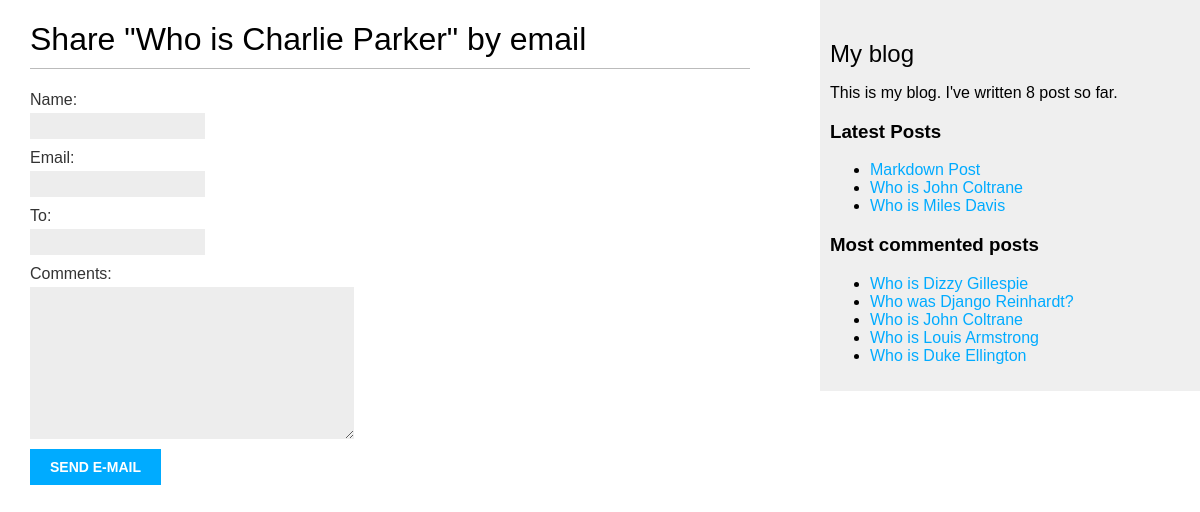
/blog/5/share/, run on the app's committed database.
### blog/models.py (models this page shows, shortened)
class Post(models.Model):
    class Status(models.TextChoices):
        DRAFT = 'DF', 'Draft'
        PUBLISHED = 'PB', 'Published'
    title = models.CharField(max_length=250)
    slug = models.SlugField(max_length=250, unique_for_date='publish')
    author = models.ForeignKey(User, on_delete=models.CASCADE, related_name='blog_posts')
    body = models.TextField()
    publish = models.DateTimeField(default=timezone.now)
    created = models.DateTimeField(auto_now_add=True)
    update = models.DateTimeField(auto_now=True)
    status = models.CharField(max_length=2, choices=Status.choices,
                              default=Status.DRAFT)
    tags = TaggableManager()
    objects = models.Manager()
    published = PublishedManager()
    class Meta:
        ordering = ['-publish']
        indexes = [
            models.Index(fields=['-publish']),
        ]
    def get_absolute_url(self):
        return reverse('blog:post_detail', args=[self.publish.year,
                                                 self.publish.month,
                                                 self.publish.day,
                                                 self.slug])

### blog/views.py (the view)
# urls.py: path('<int:post_id>/share/', views.post_share, name = 'post_share'),
def post_share(request, post_id):
    post = get_object_or_404(Post, id = post_id, status = Post.Status.PUBLISHED)
    sent = False
    if request.method == 'POST':
        form = EmailPostForm(request.POST)
        if form.is_valid():
            cd = form.cleaned_data
            post_url = request.build_absolute_uri(post.get_absolute_url())
            subject = f"{cd['name']} recommends you read '{post.title}'"
            message = f"Read {post.title} at {post_url}\n\n" \
                      f"{cd['name']}\'s comments: {cd['comments']}"
            send_mail(subject, message, 'some@some.com', [cd['to']])
            sent = True
    else:
        form = EmailPostForm()
    return render(request, 'blog/post/share.html', {'post': post, 'form': form,
                                                    'sent': sent})

### blog/forms.py
class EmailPostForm(forms.Form):
    name = forms.CharField(max_length=25)
    email = forms.EmailField()
    to = forms.EmailField()
    comments = forms.CharField(required=False, widget=forms.Textarea)

### blog/models.py (called while the page is built)
    def get_queryset(self):
        return super().get_queryset().filter(status=Post.Status.PUBLISHED)

### blog/templatetags/blog_tags.py (called while the page is built)
@register.simple_tag
def total_posts():
    return Post.published.count()

@register.inclusion_tag('blog/post/latest_posts.html')
def show_latest_posts(count=5):
    latest_posts = Post.published.order_by('-publish')[:count]
    return {'latest_posts': latest_posts}

@register.simple_tag
def get_most_commented_posts(count=5):
    return Post.published.annotate(
        total_comments=Count('comments')
    ).order_by('-total_comments')[:count]

### blog/templates/blog/post/share.html (shortened to what this page needs)
{% extends "blog/base.html" %}
{% block content %}
    {% if sent %}
        <h1>E-mail successfully sent</h1>
        <p>"{{ post.title }}" was successfully send to {{ form.cleaned_data.to }}. </p>
    {% else %}
        <h1>Share "{{ post.title }}" by email </h1>
        <form method="post">
            {{ form.as_p }}
            <input type="submit" value="Send e-mail">
        </form>
    {% endif %}
{% endblock %}

### blog/templates/blog/base.html (shortened to what this page needs)
{% load blog_tags %}
{% load static %}
<!DOCTYPE html>
<html lang="en">
<head>
    <link rel="stylesheet" href="{% static 'css/blog.css' %}">
</head>
<body>
    <div id="content">
        {% block content %}
        {% endblock %}
    </div>
    <div id="sidebar">
        <h2>My blog</h2>
        <p>
            This is my blog.
            I've written {% total_posts %} post so far.
        </p>
        <h3>Latest Posts</h3>
        {% show_latest_posts 3%}
        <h3>Most commented posts</h3>
        {% get_most_commented_posts as most_commented_posts %}
        <ul>
            {% for post in most_commented_posts %}
                <li>
                    <a href="{{ post.get_absolute_url }}">{{ post.title }}</a>
                </li>
            {% endfor %}
        </ul>
    </div>
</body>
</html>

### blog/templates/blog/post/latest_posts.html
<ul>
    {% for post in latest_posts %}
        <li>
            <a href="{{ post.get_absolute_url }}">{{ post.title }}</a>
        </li>
    {% endfor %}
</ul>

### blog/static/css/blog.css (style rules this page uses)
body { margin:0; padding:0; font-family:helvetica, sans-serif; }
a { color:#00abff; text-decoration:none; }
h1 { font-weight:normal; border-bottom:1px solid #bbb; padding:0 0 10px 0; }
h2 { font-weight:normal; margin:30px 0 0; }
#content { float:left; width:60%; padding:0 0 0 30px; }
#sidebar { float:right; width:30%; padding:10px; background:#efefef; height:100%; }
label { float:left; clear:both; color:#333; margin-bottom:4px; }
input, textarea { clear:both; float:left; margin:0 0 10px; background:#ededed; border:0; padding:6px 10px; font-size:12px; }
input[type=submit] { font-weight:bold; background:#00abff; color:#fff; padding:10px 20px; font-size:14px; text-transform:uppercase; }

### data on the page
Post: title "Who is Charlie Parker"
Post: title "Markdown Post"
Post: title "Who is John Coltrane"
Post: title "Who is Miles Davis"
Post: title "Who is Dizzy Gillespie"
Post: title "Who was Django Reinhardt?"
Post: title "Who is Louis Armstrong"
Post: title "Who is Duke Ellington"
